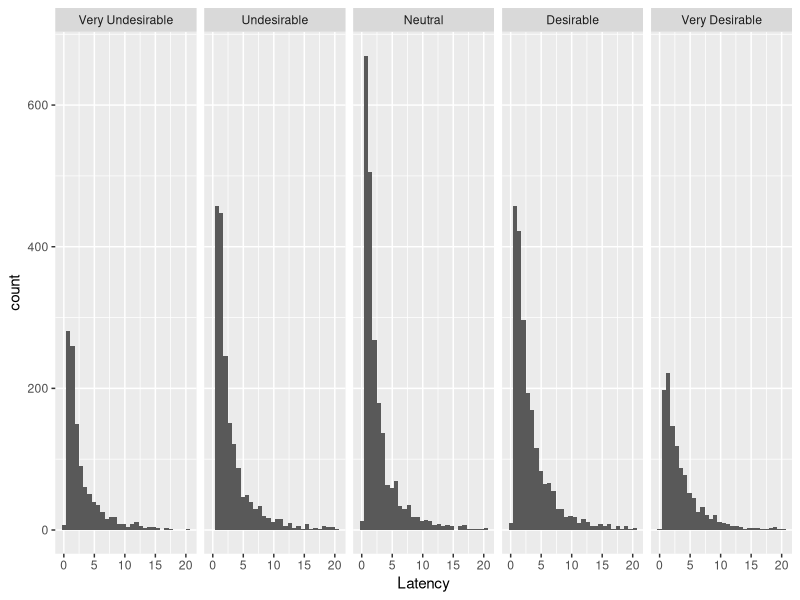
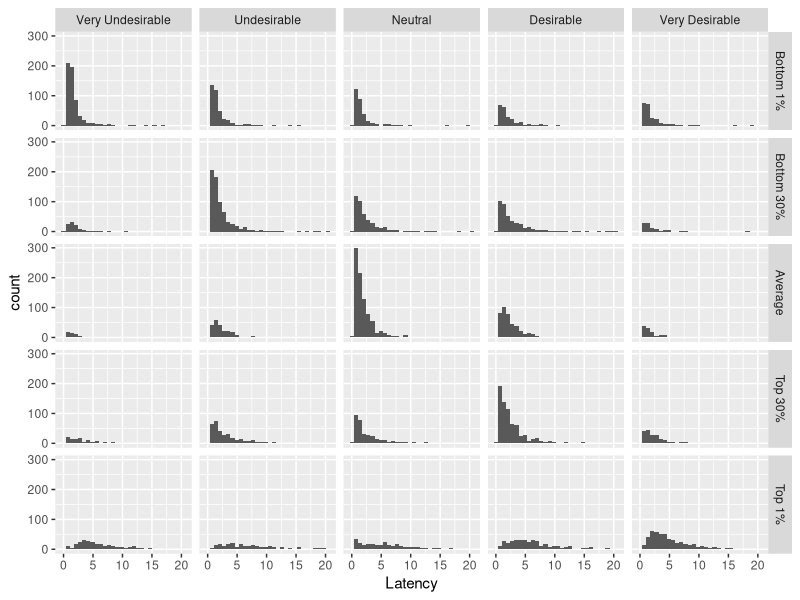
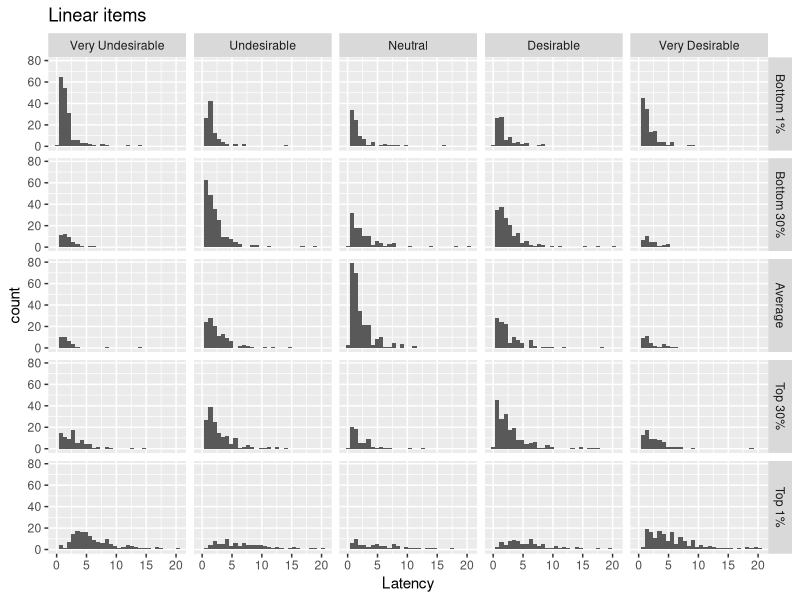
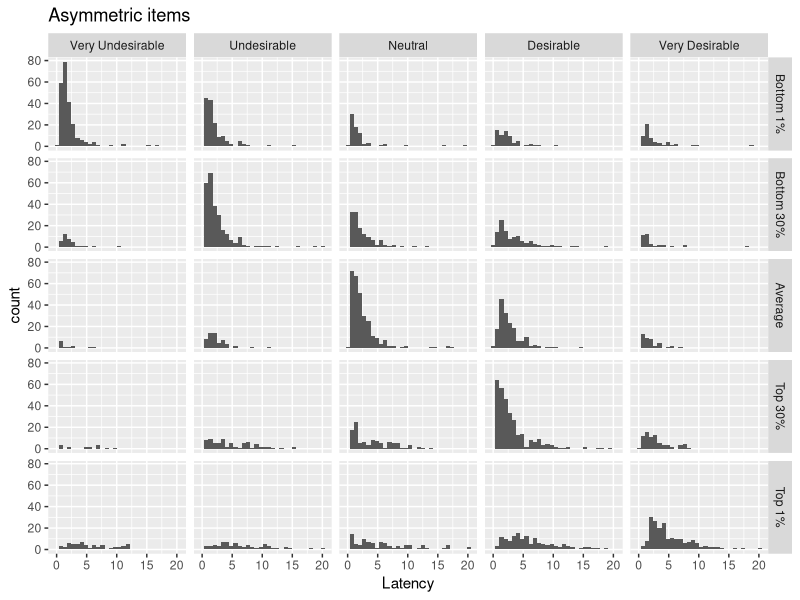
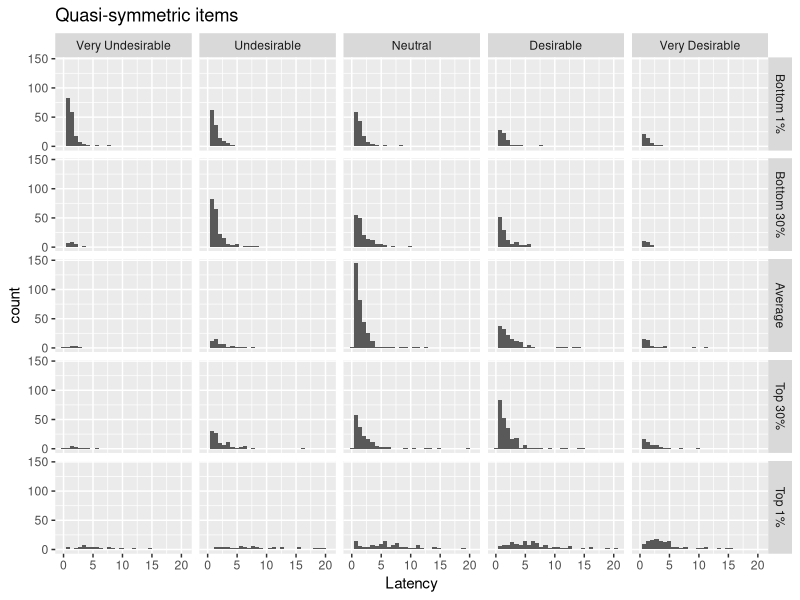

Write R code to recreate these figures, in order.
## ---- chunk 1
knitr::opts_chunk$set(echo = FALSE, warning=FALSE, message=FALSE)
## ---- chunk 2


temp <- read.csv("Reduced_scale.csv", header=FALSE, na.strings="")

x <- temp[2,]
data <- temp[-c(1:3),]
colnames(data) <- x

# library(psych)
# opt <- describe(data)
# write.csv(opt, "description.csv")

## column #20 = page submit latency; column #22 = Desirability rating
## column #458 = how difficult was this?
## column #457 = how carefully did you respond?

data$Progress <- as.numeric(as.character(data$Progress))
newdata <- data[ which(data$Progress > 75), ]

temp2 <- newdata[,-c(93,119,145,171,197,223,249,275,301,327,353,379,405,431)] ## getting rid of quality check items (13 here)

use <- temp2[,c(20,22,25,27,30,32,35,37,40,42,45,47,50,52,55,57,60,62,65,67,70,72,75,77,80,82,85,87,90,92,95,97,100,102,105,107,110,112,115,117,
               120,122,125,127,130,132,135,137,140,142,145,147,150,152,155,157,160,162,165,167,170,172,175,177,180,182,185,187,190,192,195,197,200,202,205,207,210,212,215,217,
               220,222,225,227,230,232,235,237,240,242,245,247,250,252,255,257,260,262,265,267,270,272,275,277,280,282,285,287,290,292,295,297,300,302,305,307,310,312,315,317,
               320,322,325,327,330,332,335,337,340,342,345,347,350,352,355,357,360,362,365,367,370,372,375,377,380,382,385,387,390,392,395,397,400,402,405,407,410,412,415,417,
               420,422,425,427,430,432,435,437,440,442)]

total <- nrow(data)
usable <- nrow(use)

## ---- chunk 3
### Data is messy - not all "1%, 30%, etc" read in sequentially
### Requesting column names as an excel file so can double-check numbers used to create "use" object (line 35)

# write.csv(colnames(temp2), "check.csv"); write.csv(colnames(use), "check2.csv")


ass.b1 <- use[,c(29:30,49:50,79:80,99:100,109:110)]
ass.b3 <- use[,c(27:28,47:48,77:78,97:98,107:108)]
ass.n  <- use[,c(25:26,45:46,75:76,95:96,105:106)]
ass.t3 <- use[,c(21:22,43:44,73:74,93:94,103:104)]
ass.t1 <- use[,c(23:24,41:42,71:72,91:92,101:102)]

qua.b1 <- use[,c(89:90,129:130,149:150,159:160,169:170)]
qua.b3 <- use[,c(87:88,127:128,147:148,157:158,167:168)]
qua.n  <- use[,c(85:86,125:126,145:146,155:156,165:166)]
qua.t3 <- use[,c(83:84,123:124,143:144,153:154,163:164)]
qua.t1 <- use[,c(81:82,121:122,141:142,151:152,161:162)]

lin.b1 <- use[,c(39:40,59:60,69:70,119:120,139:140)]
lin.b3 <- use[,c(37:38,57:58,67:68,117:118,137:138)]
lin.n  <- use[,c(35:36,55:56,65:66,115:116,135:136)]
lin.t3 <- use[,c(33:34,53:54,63:64,113:114,133:134)]
lin.t1 <- use[,c(31:32,51:52,61:62,111:112,131:132)]

ass.b1$cat <- "ass.b1"
ass.b3$cat <- "ass.b3"
ass.n$cat  <- "ass.n"
ass.t3$cat <- "ass.t3"
ass.t1$cat <- "ass.t1"

qua.b1$cat <- "qua.b1"
qua.b3$cat <- "qua.b3"
qua.n$cat  <- "qua.n"
qua.t3$cat <- "qua.t3"
qua.t1$cat <- "qua.t1"

lin.b1$cat <- "lin.b1"
lin.b3$cat <- "lin.b3"
lin.n$cat  <- "lin.n"
lin.t3$cat <- "lin.t3"
lin.t1$cat <- "lin.t1"

ass.b1.1 <- ass.b1[,c(1:2,11)]
ass.b1.2 <- ass.b1[,c(3:4,11)]
ass.b1.3 <- ass.b1[,c(5:6,11)]
ass.b1.4 <- ass.b1[,c(7:8,11)]
ass.b1.5 <- ass.b1[,c(9:10,11)]

ass.b3.1 <- ass.b3[,c(1:2,11)]
ass.b3.2 <- ass.b3[,c(3:4,11)]
ass.b3.3 <- ass.b3[,c(5:6,11)]
ass.b3.4 <- ass.b3[,c(7:8,11)]
ass.b3.5 <- ass.b3[,c(9:10,11)]

ass.n.1 <- ass.n[,c(1:2,11)]
ass.n.2 <- ass.n[,c(3:4,11)]
ass.n.3 <- ass.n[,c(5:6,11)]
ass.n.4 <- ass.n[,c(7:8,11)]
ass.n.5 <- ass.n[,c(9:10,11)]

ass.t3.1 <- ass.t3[,c(1:2,11)]
ass.t3.2 <- ass.t3[,c(3:4,11)]
ass.t3.3 <- ass.t3[,c(5:6,11)]
ass.t3.4 <- ass.t3[,c(7:8,11)]
ass.t3.5 <- ass.t3[,c(9:10,11)]

ass.t1.1 <- ass.t1[,c(1:2,11)]
ass.t1.2 <- ass.t1[,c(3:4,11)]
ass.t1.3 <- ass.t1[,c(5:6,11)]
ass.t1.4 <- ass.t1[,c(7:8,11)]
ass.t1.5 <- ass.t1[,c(9:10,11)]



qua.b1.1 <- qua.b1[,c(1:2,11)]
qua.b1.2 <- qua.b1[,c(3:4,11)]
qua.b1.3 <- qua.b1[,c(5:6,11)]
qua.b1.4 <- qua.b1[,c(7:8,11)]
qua.b1.5 <- qua.b1[,c(9:10,11)]

qua.b3.1 <- qua.b3[,c(1:2,11)]
qua.b3.2 <- qua.b3[,c(3:4,11)]
qua.b3.3 <- qua.b3[,c(5:6,11)]
qua.b3.4 <- qua.b3[,c(7:8,11)]
qua.b3.5 <- qua.b3[,c(9:10,11)]

qua.n.1 <- qua.n[,c(1:2,11)]
qua.n.2 <- qua.n[,c(3:4,11)]
qua.n.3 <- qua.n[,c(5:6,11)]
qua.n.4 <- qua.n[,c(7:8,11)]
qua.n.5 <- qua.n[,c(9:10,11)]

qua.t3.1 <- qua.t3[,c(1:2,11)]
qua.t3.2 <- qua.t3[,c(3:4,11)]
qua.t3.3 <- qua.t3[,c(5:6,11)]
qua.t3.4 <- qua.t3[,c(7:8,11)]
qua.t3.5 <- qua.t3[,c(9:10,11)]

qua.t1.1 <- qua.t1[,c(1:2,11)]
qua.t1.2 <- qua.t1[,c(3:4,11)]
qua.t1.3 <- qua.t1[,c(5:6,11)]
qua.t1.4 <- qua.t1[,c(7:8,11)]
qua.t1.5 <- qua.t1[,c(9:10,11)]



lin.b1.1 <- lin.b1[,c(1:2,11)]
lin.b1.2 <- lin.b1[,c(3:4,11)]
lin.b1.3 <- lin.b1[,c(5:6,11)]
lin.b1.4 <- lin.b1[,c(7:8,11)]
lin.b1.5 <- lin.b1[,c(9:10,11)]

lin.b3.1 <- lin.b3[,c(1:2,11)]
lin.b3.2 <- lin.b3[,c(3:4,11)]
lin.b3.3 <- lin.b3[,c(5:6,11)]
lin.b3.4 <- lin.b3[,c(7:8,11)]
lin.b3.5 <- lin.b3[,c(9:10,11)]

lin.n.1 <- lin.n[,c(1:2,11)]
lin.n.2 <- lin.n[,c(3:4,11)]
lin.n.3 <- lin.n[,c(5:6,11)]
lin.n.4 <- lin.n[,c(7:8,11)]
lin.n.5 <- lin.n[,c(9:10,11)]

lin.t3.1 <- lin.t3[,c(1:2,11)]
lin.t3.2 <- lin.t3[,c(3:4,11)]
lin.t3.3 <- lin.t3[,c(5:6,11)]
lin.t3.4 <- lin.t3[,c(7:8,11)]
lin.t3.5 <- lin.t3[,c(9:10,11)]

lin.t1.1 <- lin.t1[,c(1:2,11)]
lin.t1.2 <- lin.t1[,c(3:4,11)]
lin.t1.3 <- lin.t1[,c(5:6,11)]
lin.t1.4 <- lin.t1[,c(7:8,11)]
lin.t1.5 <- lin.t1[,c(9:10,11)]



library(data.table)
together <- rbindlist(list(ass.b1.1,
                              ass.b1.2,
                              ass.b1.3,
                              ass.b1.4,
                              ass.b1.5,
                              ass.b3.1,
                              ass.b3.2,
                              ass.b3.3,
                              ass.b3.4,
                              ass.b3.5,
                              ass.n.1,
                              ass.n.2,
                              ass.n.3,
                              ass.n.4,
                              ass.n.5,
                              ass.t3.1,
                              ass.t3.2,
                              ass.t3.3,
                              ass.t3.4,
                              ass.t3.5,
                              ass.t1.1,
                              ass.t1.2,
                              ass.t1.3,
                              ass.t1.4,
                              ass.t1.5,
                              qua.b1.1,
                              qua.b1.2,
                              qua.b1.3,
                              qua.b1.4,
                              qua.b1.5,
                              qua.b3.1,
                              qua.b3.2,
                              qua.b3.3,
                              qua.b3.4,
                              qua.b3.5,
                              qua.n.1,
                              qua.n.2,
                              qua.n.3,
                              qua.n.4,
                              qua.n.5,
                              qua.t3.1,
                              qua.t3.2,
                              qua.t3.3,
                              qua.t3.4,
                              qua.t3.5,
                              qua.t1.1,
                              qua.t1.2,
                              qua.t1.3,
                              qua.t1.4,
                              qua.t1.5,
                              lin.b1.1,
                              lin.b1.2,
                              lin.b1.3,
                              lin.b1.4,
                              lin.b1.5,
                              lin.b3.1,
                              lin.b3.2,
                              lin.b3.3,
                              lin.b3.4,
                              lin.b3.5,
                              lin.n.1,
                              lin.n.2,
                              lin.n.3,
                              lin.n.4,
                              lin.n.5,
                              lin.t3.1,
                              lin.t3.2,
                              lin.t3.3,
                              lin.t3.4,
                              lin.t3.5,
                              lin.t1.1,
                              lin.t1.2,
                              lin.t1.3,
                              lin.t1.4,
                              lin.t1.5))

together$cond[together$cat == "ass.b1"] <- "Asymmetric"
together$cond[together$cat == "ass.b3"] <- "Asymmetric"
together$cond[together$cat == "ass.n"] <- "Asymmetric"
together$cond[together$cat == "ass.t3"] <- "Asymmetric"
together$cond[together$cat == "ass.t1"] <- "Asymmetric"

together$cond[together$cat == "qua.b1"] <- "Quasi-symmetric"
together$cond[together$cat == "qua.b3"] <- "Quasi-symmetric"
together$cond[together$cat == "qua.n"] <- "Quasi-symmetric"
together$cond[together$cat == "qua.t3"] <- "Quasi-symmetric"
together$cond[together$cat == "qua.t1"] <- "Quasi-symmetric"

together$cond[together$cat == "lin.b1"] <- "Linear"
together$cond[together$cat == "lin.b3"] <- "Linear"
together$cond[together$cat == "lin.n"] <- "Linear"
together$cond[together$cat == "lin.t3"] <- "Linear"
together$cond[together$cat == "lin.t1"] <- "Linear"

together$tier[together$cat == "ass.b1"] <- "Bottom 1%"
together$tier[together$cat == "ass.b3"] <- "Bottom 30%"
together$tier[together$cat == "ass.n"] <- "Average"
together$tier[together$cat == "ass.t3"] <- "Top 30%"
together$tier[together$cat == "ass.t1"] <- "Top 1%"

together$tier[together$cat == "qua.b1"] <- "Bottom 1%"
together$tier[together$cat == "qua.b3"] <- "Bottom 30%"
together$tier[together$cat == "qua.n"] <- "Average"
together$tier[together$cat == "qua.t3"] <- "Top 30%"
together$tier[together$cat == "qua.t1"] <- "Top 1%"

together$tier[together$cat == "lin.b1"] <- "Bottom 1%"
together$tier[together$cat == "lin.b3"] <- "Bottom 30%"
together$tier[together$cat == "lin.n"] <- "Average"
together$tier[together$cat == "lin.t3"] <- "Top 30%"
together$tier[together$cat == "lin.t1"] <- "Top 1%"


colnames(together)[1] <- "Latency"
colnames(together)[2] <- "Answer"

together$Latency <- as.numeric(as.character(together$Latency))

#library(descr)
#yaddup <- freq(together$Latency)
#write.csv(yaddup, "temp.csv")      ## top 1% = 37.396; top 2% = 21.302
                                    ## bottom 1% = 0.3
together$Latency[together$Latency >= 21.302] <- NA
together$Latency[together$Latency <= .3]     <- NA


together$Answer <- factor(together$Answer, levels = c("Very Undesirable", "Undesirable", "Neutral", "Desirable", "Very Desirable"))
together$tier <- factor(together$tier, levels = c("Bottom 1%","Bottom 30%","Average","Top 30%","Top 1%"))


library(ggplot2)

p <- ggplot(data=subset(together, !is.na(Answer)), aes(x=Latency)) + geom_histogram()
p + facet_grid(~Answer)

p + facet_grid(vars(tier), vars(Answer))

## ---- chunk 4

linear <- together[ which(together$cond=='Linear'), ]
asympt <- together[ which(together$cond=='Asymmetric'), ]
quasia <- together[ which(together$cond=='Quasi-symmetric'), ]

ggplot(data=subset(linear, !is.na(Answer)), aes(x=Latency)) + geom_histogram() +
  facet_grid(vars(tier), vars(Answer)) + ggtitle("Linear items")

ggplot(data=subset(asympt, !is.na(Answer)), aes(x=Latency)) + geom_histogram() +
  facet_grid(vars(tier), vars(Answer)) + ggtitle("Asymmetric items")

ggplot(data=subset(quasia, !is.na(Answer)), aes(x=Latency)) + geom_histogram() +
  facet_grid(vars(tier), vars(Answer)) + ggtitle("Quasi-symmetric items")
